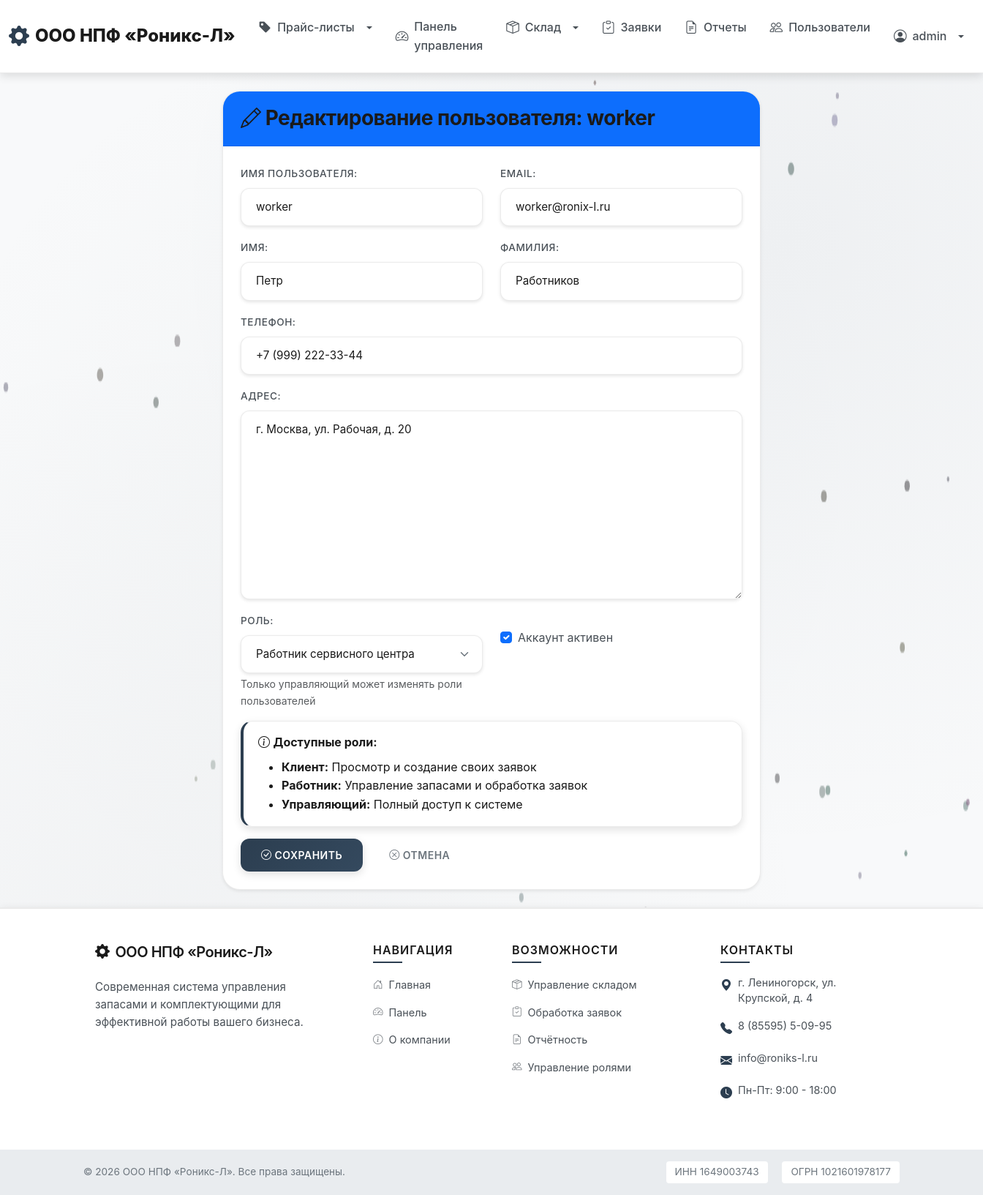
The page /users/2/edit/ (signed in) on the database its author committed.
### users/models.py (models this page shows, shortened)
class User(AbstractUser):
    ROLE_CHOICES = [
        ('client', 'Клиент'),
        ('worker', 'Работник сервисного центра'),
    ]
    role = models.CharField(
        'Роль',
        max_length=20,
        choices=ROLE_CHOICES,
        default='client'
    )
    phone = models.CharField('Телефон', max_length=20, blank=True)
    address = models.TextField('Адрес', blank=True)
    created_at = models.DateTimeField('Дата регистрации', auto_now_add=True)
    updated_at = models.DateTimeField('Дата обновления', auto_now=True)
    class Meta:
        verbose_name = 'Пользователь'
        verbose_name_plural = 'Пользователи'
        ordering = ['-created_at']
    @property
    def is_worker(self):
        return self.role == 'worker'

### users/views.py (the view)
# urls.py: path('<int:pk>/edit/', views.user_edit, name='user_edit'),
@login_required
def user_edit(request, pk):
    if not request.user.is_worker and not request.user.is_superuser:
        messages.error(request, 'У вас нет доступа к этой странице.')
        return redirect('core:dashboard')
    user = get_object_or_404(User, pk=pk)
    if request.method == 'POST':
        form = UserEditFormForManager(request.POST, instance=user)
        if form.is_valid():
            form.save()
            messages.success(request, 'Пользователь успешно обновлен!')
            return redirect('users:user_detail', pk=pk)
    else:
        form = UserEditFormForManager(instance=user)
    return render(request, 'users/user_edit.html', {'form': form, 'user_obj': user})

### users/forms.py
class UserEditFormForManager(forms.ModelForm):
    class Meta:
        model = User
        fields = ('username', 'email', 'first_name', 'last_name', 'phone', 'address', 'role', 'is_active')
        widgets = {
            'role': forms.Select(attrs={'class': 'form-select'}),
        }
        labels = {
            'username': 'Имя пользователя',
            'email': 'Email',
            'first_name': 'Имя',
            'last_name': 'Фамилия',
            'phone': 'Телефон',
            'address': 'Адрес',
            'role': 'Роль',
            'is_active': 'Активен',
        }
    def __init__(self, *args, **kwargs):
        super().__init__(*args, **kwargs)
        for field_name, field in self.fields.items():
            if field_name != 'role' and field_name != 'is_active':
                field.widget.attrs['class'] = 'form-control'
            elif field_name == 'is_active':
                field.widget.attrs['class'] = 'form-check-input'

### templates/users/user_edit.html (shortened to what this page needs)
{% extends 'base.html' %}
{% block content %}
<div class="container">
    <div class="row">
        <div class="col-lg-8 mx-auto">
            <div class="card shadow-sm">
                <div class="card-header bg-primary text-white">
                    <h3 class="mb-0">
                        <i class="bi bi-pencil"></i> Редактирование пользователя: {{ user_obj.username }}
                    </h3>
                </div>
                <div class="card-body p-4">
                    <form method="post">
                        <div class="row">
                            <div class="col-md-6 mb-3">
                                <label for="{{ form.username.id_for_label }}" class="form-label">Имя пользователя:</label>
                                {{ form.username }}
                            </div>
                            <div class="col-md-6 mb-3">
                                <label for="{{ form.email.id_for_label }}" class="form-label">Email:</label>
                                {{ form.email }}
                            </div>
                        </div>
                        <div class="row">
                            <div class="col-md-6 mb-3">
                                <label for="{{ form.first_name.id_for_label }}" class="form-label">Имя:</label>
                                {{ form.first_name }}
                            </div>
                            <div class="col-md-6 mb-3">
                                <label for="{{ form.last_name.id_for_label }}" class="form-label">Фамилия:</label>
                                {{ form.last_name }}
                            </div>
                        </div>
                        <div class="mb-3">
                            <label for="{{ form.phone.id_for_label }}" class="form-label">Телефон:</label>
                            {{ form.phone }}
                        </div>
                        <div class="mb-3">
                            <label for="{{ form.address.id_for_label }}" class="form-label">Адрес:</label>
                            {{ form.address }}
                        </div>
                        <div class="row">
                            <div class="col-md-6 mb-3">
                                <label for="{{ form.role.id_for_label }}" class="form-label">Роль:</label>
                                {{ form.role }}
                                <small class="text-muted d-block mt-1">
                                    Только управляющий может изменять роли пользователей
                                </small>
                            </div>
                            <div class="col-md-6 mb-3">
                                <div class="form-check mt-4">
                                    {{ form.is_active }}
                                    <label class="form-check-label" for="{{ form.is_active.id_for_label }}">
                                        Аккаунт активен
                                    </label>
                                </div>
                            </div>
                        </div>
                        <div class="alert alert-info">
                            <i class="bi bi-info-circle"></i>
                            <strong>Доступные роли:</strong>
                            <ul class="mb-0 mt-2">
                                <li><strong>Клиент:</strong> Просмотр и создание своих заявок</li>
                                <li><strong>Работник:</strong> Управление запасами и обработка заявок</li>
                                <li><strong>Управляющий:</strong> Полный доступ к системе</li>
                            </ul>
                        </div>
                        <div class="d-flex gap-2">
                            <button type="submit" class="btn btn-primary">
                                <i class="bi bi-check-circle"></i> Сохранить
                            </button>
                            <a href="{% url 'users:user_detail' user_obj.pk %}" class="btn btn-outline-secondary">
                                <i class="bi bi-x-circle"></i> Отмена
                            </a>
                        </div>
                    </form>
                </div>
            </div>
        </div>
    </div>
</div>
{% endblock %}

### templates/base.html (shortened to what this page needs)
<!DOCTYPE html>
<html lang="ru">
<head>
    <link href="https://cdn.jsdelivr.net/npm/bootstrap@5.3.0/dist/css/bootstrap.min.css" rel="stylesheet">
    <link rel="stylesheet" href="https://cdn.jsdelivr.net/npm/bootstrap-icons@1.11.0/font/bootstrap-icons.css">
    {% load static %}
    <link rel="stylesheet" href="{% static 'css/style.css' %}">
</head>
<body class="d-flex flex-column min-vh-100">
    <nav class="navbar navbar-expand-lg navbar-light sticky-top">
        <div class="container-fluid">
            <a class="navbar-brand company-logo" href="{% url 'core:home' %}">
                <i class="bi bi-gear-fill"></i> ООО НПФ «Роникс-Л»
            </a>
            <div class="collapse navbar-collapse" id="navbarNav">
                <ul class="navbar-nav me-auto">
                    <li class="nav-item dropdown">
                        <a class="nav-link dropdown-toggle" href="#" role="button" data-bs-toggle="dropdown">
                            <i class="bi bi-tag-fill"></i> Прайс-листы
                        </a>
                    </li>
                    {% if user.is_authenticated %}
                        <li class="nav-item">
                            <a class="nav-link" href="{% url 'core:dashboard' %}">
                                <i class="bi bi-speedometer2"></i> Панель управления
                            </a>
                        </li>
                        {% if user.is_worker or user.is_superuser %}
                            <li class="nav-item dropdown">
                                <a class="nav-link dropdown-toggle" href="#" role="button" data-bs-toggle="dropdown">
                                    <i class="bi bi-box-seam"></i> Склад
                                </a>
                            </li>
                        {% endif %}
                        <li class="nav-item">
                            <a class="nav-link" href="{% url 'orders:order_list' %}">
                                <i class="bi bi-clipboard-check"></i> Заявки
                            </a>
                        </li>
                        {% if user.is_worker or user.is_superuser %}
                            <li class="nav-item">
                                <a class="nav-link" href="{% url 'reports:home' %}">
                                    <i class="bi bi-file-earmark-text"></i> Отчеты
                                </a>
                            </li>
                        {% endif %}
                        {% if user.is_superuser %}
                            <li class="nav-item">
                                <a class="nav-link" href="{% url 'users:user_list' %}">
                                    <i class="bi bi-people"></i> Пользователи
                                </a>
                            </li>
                        {% endif %}
                    {% endif %}
                </ul>
                <ul class="navbar-nav ms-auto">
                    {% if user.is_authenticated %}
                        <li class="nav-item dropdown">
                            <a class="nav-link dropdown-toggle" href="#" role="button" data-bs-toggle="dropdown">
                                <i class="bi bi-person-circle"></i> {{ user.get_full_name|default:user.username }}
                            </a>
                        </li>
                    {% endif %}
                </ul>
            </div>
        </div>
    </nav>
    <main class="container-fluid py-4 flex-grow-1">
        {% block content %}{% endblock %}
    </main>
    <footer class="footer-modern mt-auto">
        <div class="footer-top py-5">
            <div class="container">
                <div class="row g-4">
                    <div class="col-lg-4 col-md-6">
                        <div class="footer-section">
                            <h5 class="footer-title mb-4">
                                <i class="bi bi-gear-fill me-2"></i>ООО НПФ «Роникс-Л»
                            </h5>
                            <p class="footer-text mb-3">
                                Современная система управления запасами и комплектующими для эффективной работы вашего бизнеса.
                            </p>
                        </div>
                    </div>
                    <div class="col-lg-2 col-md-6">
                        <div class="footer-section">
                            <h6 class="footer-subtitle mb-3">Навигация</h6>
                            <ul class="footer-links">
                                <li><a href="{% url 'core:home' %}"><i class="bi bi-house-door me-2"></i>Главная</a></li>
                                {% if user.is_authenticated %}
                                <li><a href="{% url 'core:dashboard' %}"><i class="bi bi-speedometer2 me-2"></i>Панель</a></li>
                                {% endif %}
                                <li><a href="{% url 'core:about' %}"><i class="bi bi-info-circle me-2"></i>О компании</a></li>
                            </ul>
                        </div>
                    </div>
                    <div class="col-lg-3 col-md-6">
                        <div class="footer-section">
                            <h6 class="footer-subtitle mb-3">Возможности</h6>
                            <ul class="footer-links">
                                <li><a href="#"><i class="bi bi-box-seam me-2"></i>Управление складом</a></li>
                                <li><a href="#"><i class="bi bi-clipboard-check me-2"></i>Обработка заявок</a></li>
                                <li><a href="#"><i class="bi bi-file-earmark-text me-2"></i>Отчётность</a></li>
                                <li><a href="#"><i class="bi bi-people me-2"></i>Управление ролями</a></li>
                            </ul>
                        </div>
                    </div>
                    <div class="col-lg-3 col-md-6">
                        <div class="footer-section">
                            <h6 class="footer-subtitle mb-3">Контакты</h6>
                            <ul class="footer-contacts">
                                <li>
                                    <i class="bi bi-geo-alt-fill me-2"></i>
                                    <span>г. Лениногорск, ул. Крупской, д. 4</span>
                                </li>
                                <li>
                                    <i class="bi bi-telephone-fill me-2"></i>
                                    <span>8 (85595) 5-09-95</span>
                                </li>
                                <li>
                                    <i class="bi bi-envelope-fill me-2"></i>
                                    <span>info@roniks-l.ru</span>
                                </li>
                                <li>
                                    <i class="bi bi-clock-fill me-2"></i>
                                    <span>Пн-Пт: 9:00 - 18:00</span>
                                </li>
                            </ul>
                        </div>
                    </div>
                </div>
            </div>
        </div>
        <div class="footer-bottom py-3">
            <div class="container">
                <div class="row align-items-center">
                    <div class="col-md-6 text-center text-md-start mb-2 mb-md-0">
                        <p class="footer-copyright mb-0">
                            &copy; 2026 ООО НПФ «Роникс-Л». Все права защищены.
                        </p>
                    </div>
                    <div class="col-md-6 text-center text-md-end">
                        <p class="footer-legal mb-0">
                            <span class="me-3">ИНН 1649003743</span>
                            <span>ОГРН 1021601978177</span>
                        </p>
                    </div>
                </div>
            </div>
        </div>
    </footer>
</body>
</html>

### rows shown on the page
User: get_full_name "admin"
User: username "worker", email "worker@ronix-l.ru", first_name "Петр", last_name "Работников", phone "+7 (999) 222-33-44", address "г. Москва, ул. Рабочая, д. 20", role "Работник сервисного центра", is_active "☑"
